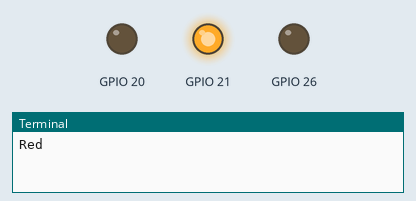
The program below on a simulated Raspberry Pi (BCM pin numbers). Parts: output pins drawn as LEDs (lit = HIGH), the last lines printed to the terminal.

Above: at 2.0 s.
At 6.0 s:
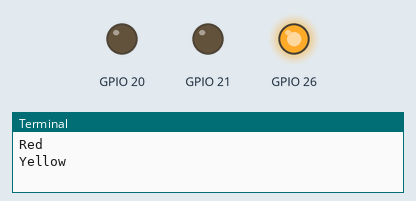
At 10.0 s:
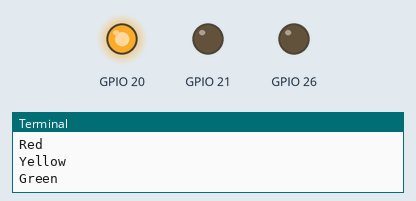
Timing chart, 0 to 15.6 s (numbered marks = the images above):
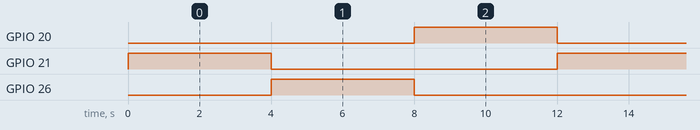

Measured:
- by itself, GPIO 20, GPIO 21, GPIO 26: alternates HIGH for 4.0 s and LOW for 8.0 s
- by itself, everything shown: repeats every 12.0 s, in 3 steps

The program:

Traffic_Light_GPIO_code.py
```python
import RPi.GPIO as GPIO
import time


GPIO.setmode(GPIO.BCM)

# Green LED
GPIO.setup(20, GPIO.OUT)

# Yellow LED
GPIO.setup(26, GPIO.OUT)

# Red LED
GPIO.setup(21, GPIO.OUT)


try:
    while True:
        GPIO.output(21, GPIO.HIGH)
        print("Red")
        time.sleep(4)
        GPIO.output(21, GPIO.LOW)
        GPIO.output(26, GPIO.HIGH)
        print("Yellow")
        time.sleep(4)
        GPIO.output(26, GPIO.LOW)
        GPIO.output(20, GPIO.HIGH)
        print("Green")
        time.sleep(4)
        print("----------")
        GPIO.output(20, GPIO.LOW)

finally:
    GPIO.cleanup()
```
